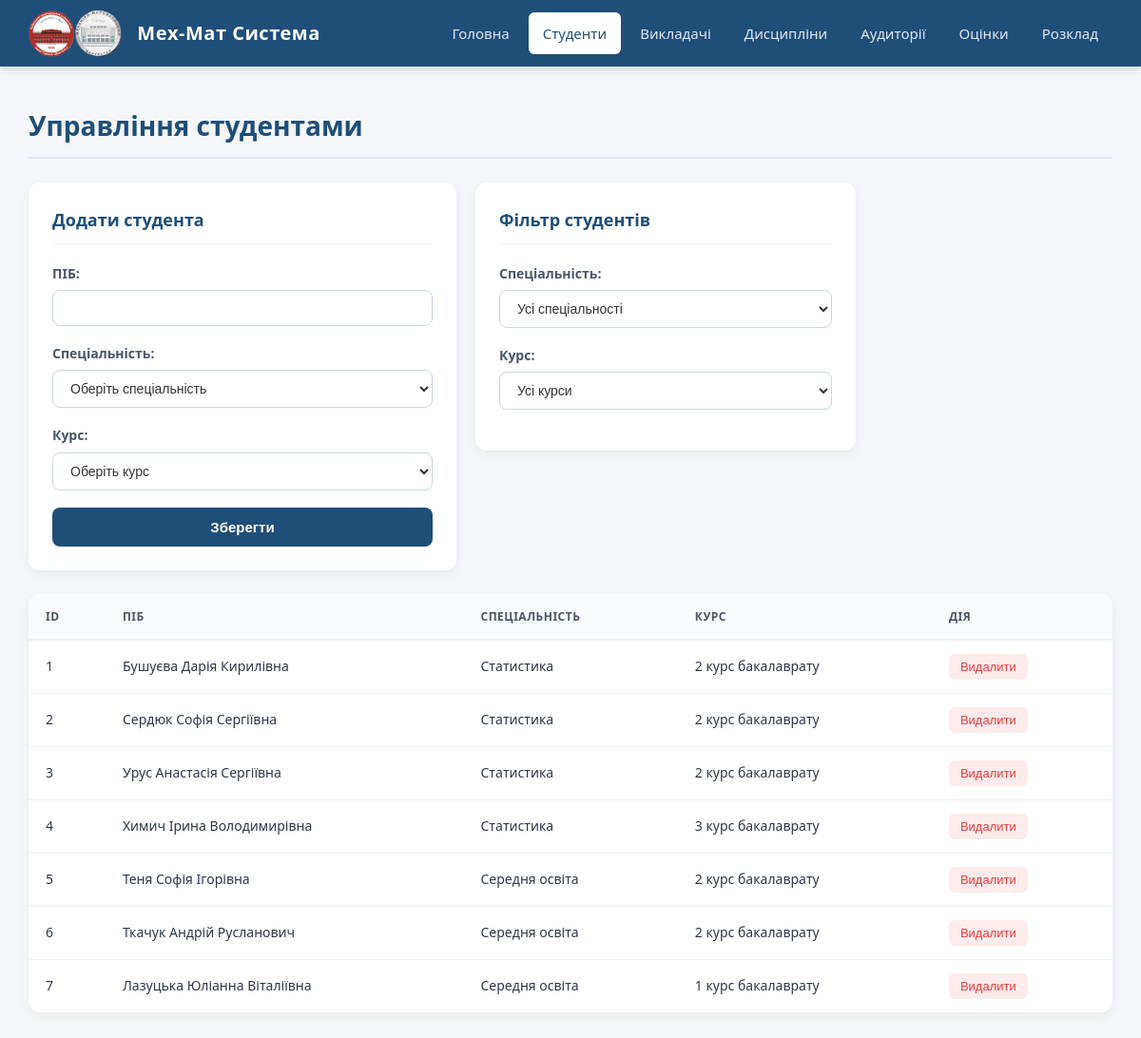
/students, run on the app's committed database.
### database/models.py (models this page shows)
class Student(Base):
    __tablename__ = 'students' # Ім'я таблиці у фізичній базі даних SQLite
    id = Column(Integer, primary_key=True, autoincrement=True) # Унікальний ID студента
    name = Column(String(100), nullable=False)                 # ПІБ (макс. 100 символів, не може бути порожнім)
    specialization = Column(String(100), nullable=False)       # Спеціальність (наприклад, "Статистика")
    course = Column(String(50), nullable=False)                # Курс навчання
    grades = relationship("Grade", back_populates="student", cascade="all, delete-orphan")

### server/routes.py (the view)
@app.route('/students', methods=['GET'])
def students_list():
    students = repository.students.get_all()
    return render_template('students.html', students=students)

### storage/db_repository.py (called while the page is built)
    def get_all(self) -> List[Base]:
        with SessionLocal() as session:
            return session.query(self.model).all()

### server/templates/students.html (shortened to what this page needs)
{% extends 'base.html' %}
{% block content %}
    <h2>Управління студентами</h2>
    <div style="display: flex; gap: 20px; align-items: flex-start; margin-bottom: 25px;">
        <form class="add-form" action="/students/add" method="POST" style="margin-top: 0; flex: 1; max-width: 450px;">
            <h3>Додати студента</h3>
            <label>ПІБ:</label>
            <input type="text" name="name" required>
            <label>Спеціальність:</label>
            <select name="specialization" required>
                <option value="" disabled selected>Оберіть спеціальність</option>
            </select>
            <label>Курс:</label>
            <select name="course" required>
                <option value="" disabled selected>Оберіть курс</option>
            </select>
            <button type="submit">Зберегти</button>
        </form>
        <div class="filter-box" style="flex: 1; max-width: 400px;">
            <h3>Фільтр студентів</h3>
            <label>Спеціальність:</label>
            <select id="filter_specialization" onchange="filterStudents()">
                <option value="all">Усі спеціальності</option>
            </select>
            <label>Курс:</label>
            <select id="filter_course" onchange="filterStudents()">
                <option value="all">Усі курси</option>
            </select>
        </div>
    </div>
    <div class="table-container">
        <table>
            <tr>
                <th>ID</th>
                <th>ПІБ</th>
                <th>Спеціальність</th>
                <th>Курс</th>
                <th>Дія</th>
            </tr>
            {% for student in students %}
            <tr class="student-row" data-specialization="{{ student.specialization }}" data-course="{{ student.course }}">
                <td>{{ student.id }}</td>
                <td>{{ student.name }}</td>
                <td>{{ student.specialization }}</td>
                <td>{{ student.course }}</td>
                <td>
                    <form action="/students/{{ student.id }}/delete" method="POST" style="margin:0; padding:0; border:none; width:auto;">
                        <button type="submit" class="delete-btn">Видалити</button>
                    </form>
                </td>
            </tr>
            {% endfor %}
        </table>
    </div>
{% endblock %}

### server/templates/base.html (shortened to what this page needs)
<!DOCTYPE html>
<html lang="uk">
<head>
</head>
<body>
    <header>
        <div class="logo-area">
            <img src="{{ url_for('static', filename='Logo.png') }}" alt="Мех-Мат Лого">
            <h1>Мех-Мат Система</h1>
        </div>
        <nav>
            <a href="/">Головна</a>
            <a href="/students">Студенти</a>
            <a href="/teachers">Викладачі</a>
            <a href="/disciplines">Дисципліни</a>
            <a href="/classrooms">Аудиторії</a>
            <a href="/grades">Оцінки</a>
            <a href="/schedule">Розклад</a>
        </nav>
    </header>
    <div class="container">
        {% block content %}
        {% endblock %}
    </div>
</body>
</html>

### server/templates/base.html (style rules this page uses)
body { font-family: 'Segoe UI', Tahoma, Geneva, Verdana, sans-serif; margin: 0; padding: 0; line-height: 1.6; background-color: #f4f6f9; color: #333; }
header { background-color: #1f4e78; box-shadow: 0 4px 6px rgba(0,0,0,0.1); padding: 10px 30px; display: flex; align-items: center; justify-content: space-between; }
.logo-area { display: flex; align-items: center; gap: 15px; }
.logo-area img { height: 50px; width: auto; object-fit: contain; }
.logo-area h1 { color: #ffffff; font-size: 20px; margin: 0; font-weight: 600; letter-spacing: 0.5px; }
nav { display: flex; gap: 5px; }
nav a { text-decoration: none; color: #e2e8f0; font-weight: 500; font-size: 15px; padding: 10px 15px; border-radius: 6px; transition: all 0.3s ease; }
nav a.active { background-color: #ffffff; color: #1f4e78; }
.container { max-width: 1300px; margin: 40px auto; padding: 0 30px; }
h2 { color: #1f4e78; font-size: 28px; margin-top: 0; margin-bottom: 25px; border-bottom: 2px solid #e2e8f0; padding-bottom: 10px; }
h3 { color: #2c3e50; font-size: 20px; margin-top: 30px; margin-bottom: 15px; }
form.add-form, .filter-box { background: #ffffff; padding: 25px; border: none; border-radius: 12px; box-shadow: 0 4px 12px rgba(0,0,0,0.05); box-sizing: border-box; }
form.add-form h3, .filter-box h3 { margin-top: 0; margin-bottom: 20px; color: #1f4e78; font-size: 18px; border-bottom: 1px solid #f1f5f9; padding-bottom: 10px; }
form.add-form label, .filter-box label { display: block; margin-bottom: 6px; font-weight: 600; font-size: 14px; color: #4a5568; }
form.add-form input, form.add-form select, .filter-box select { width: 100%; margin-bottom: 18px; padding: 10px 14px; border: 1px solid #cbd5e1; border-radius: 8px; box-sizing: border-box; font-size: 14px; background-color: #fff; color: #333; transition: border-color 0.2s; }
form.add-form button { width: 100%; padding: 12px; background-color: #1f4e78; color: #ffffff; border: none; border-radius: 8px; font-size: 15px; font-weight: bold; cursor: pointer; transition: background-color 0.2s; }
.table-container { background: #ffffff; border-radius: 12px; box-shadow: 0 4px 12px rgba(0,0,0,0.05); overflow: hidden; margin-top: 15px; }
table { border-collapse: collapse; width: 100%; margin: 0; }
th, td { padding: 14px 18px; text-align: left; font-size: 14px; }
th { background-color: #f8fafc; color: #4a5568; font-weight: 600; border-bottom: 2px solid #edf2f7; text-transform: uppercase; font-size: 12px; letter-spacing: 0.5px; }
td { border-bottom: 1px solid #edf2f7; color: #2d3748; }
tr:last-child td { border-bottom: none; }
.delete-btn { color: #e53e3e; background: rgba(229, 62, 62, 0.1); border: none; padding: 6px 12px; border-radius: 6px; font-size: 13px; font-weight: 500; cursor: pointer; transition: all 0.2s ease; }

### data on the page
Student: id "1", name "Бушуєва Дарія Кирилівна", specialization "Статистика", course "2 курс бакалаврату"
Student: id "2", name "Сердюк Софія Сергіївна", specialization "Статистика", course "2 курс бакалаврату"
Student: id "3", name "Урус Анастасія Сергіївна", specialization "Статистика", course "2 курс бакалаврату"
Student: id "4", name "Химич Ірина Володимирівна", specialization "Статистика", course "3 курс бакалаврату"
Student: id "5", name "Теня Софія Ігорівна", specialization "Середня освіта", course "2 курс бакалаврату"
Student: id "6", name "Ткачук Андрій Русланович", specialization "Середня освіта", course "2 курс бакалаврату"
Student: id "7", name "Лазуцька Юліанна Віталіївна", specialization "Середня освіта", course "1 курс бакалаврату"
